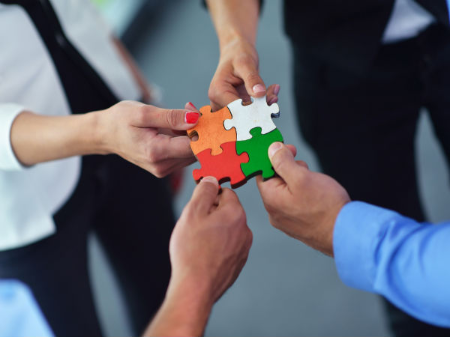
#> input picture rotate/12_450.png, 450 x 337 px
$ python im_rotate.py
#> lines starting #> are read from the running program, lines starting #| are printed output that depends on the picture
import cv2
import numpy as np
import time


def avg(img):
    d = 0
    h, w = img.shape[:2]
    vis0 = np.zeros((h, w), np.float32)
    vis0[:h, :w] = img
    for i in vis0:
        d += sum(i)

    return d/(32*16)

def getHighestValue(nsI,ssI,wsI,esI):
    n = avg(nsI)
    s = avg(ssI)
    w = avg(wsI)
    e = avg(esI)
    return max([n,s,w,e])

def imageRotation(gI, sI):
    height, width = sI.shape[:2] # 这里重现，遇到问题，是按照算法原理理解而修改的。
    if width == height:
        nsI = sI[0: width, 0:int(height/2)]
        ssI = sI[0: width, int(height/2): height]
        wsI = sI[0: int(width / 2), 0: height]
        esI = sI[int(width / 2): width, 0: height] # 这里论文有误。
        highestMean = getHighestValue(nsI,ssI,wsI,esI)
        if highestMean == avg(nsI):
            sI = np.rot90(sI, 2)
        elif highestMean == avg(wsI):
            sI = np.rot90(sI, 3)
        elif highestMean == avg(esI):
            sI = np.rot90(sI)

    else:
        if width < height:
            sI = np.rot90(sI, 1)
        nsI = sI[0: width, 0: int(height / 2)]
        ssI = sI[0: width, int(height / 2): height]
        if avg(nsI) < avg(ssI): # 符号问题
            sI = np.rot90(sI, 2)
    return sI


def pHashBase(imgfile):
    img_list = []
    # 加载并调整图片为32x32灰度图片
    img0 = cv2.imread(imgfile, 0)

    img = cv2.resize(img0, (32, 32), interpolation=cv2.INTER_CUBIC)

    # 旋转图像
    img = imageRotation(img0, img)

    # cv2.imwrite('c.jpg', img)

    # 创建二维列表
    h, w = img.shape[:2]
    vis0 = np.zeros((h, w), np.float32)
    vis0[:h, :w] = img  # 填充数据

    # 二维Dct变换
    vis1 = cv2.dct(vis0)
    cv2.imwrite('a.jpg', vis0) # 保存原始压缩图片
    cv2.imwrite('b.jpg', vis1) # 保存频率图片
    # vis1.resize(32, 32)

    # 裁切图像
    vis1 = vis1[0:12, 0:12]

    # 把二维list变成一维list
    img_list = vis1.flatten()

    # 计算均值
    avg = sum(img_list) * 1. / len(img_list)
    avg_list = ['0' if i > avg else '1' for i in img_list]

    # 得到哈希值
    return ''.join(['%x' % int(''.join(avg_list[x:x + 1]), 2) for x in range(0, 12 * 12, 1)])

def hammingDistPro(s1, s2):
    # assert len(s1) == len(s2)
    return 1 - sum([ch1 != ch2 for ch1, ch2 in zip(s1, s2)]) * 1. / (len(s1))


if __name__ == '__main__':

    time1 = time.time()
    HASH1 = pHashBase("rotate/12_450.png")
#> in pHashBase, `img0 = cv2.imread(imgfile, 0)`:
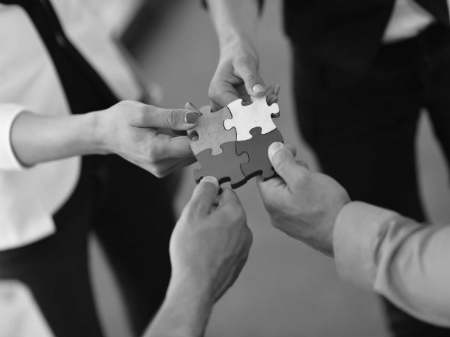
#> img0: shape (337, 450); min 6, max 248, mean 96.9
#> in pHashBase, `img = cv2.resize(img0, (32, 32), interpolation=cv2.INTER_CUBIC)`:
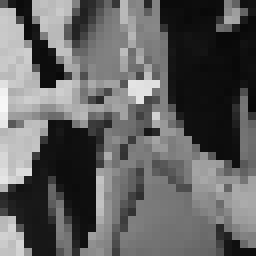
#> img: shape (32, 32) (shown 8 times larger); min 8, max 247, mean 96.9
#> in getHighestValue, `n = avg(nsI)`: n = 110.2
#> in getHighestValue, `s = avg(ssI)`: s = 83.64
#> in getHighestValue, `w = avg(wsI)`: w = 96.51
#> in getHighestValue, `e = avg(esI)`: e = 97.38
#> in imageRotation, `highestMean = getHighestValue(nsI,ssI,wsI,esI)`: highestMean = 110.2
#> in pHashBase, `cv2.imwrite('b.jpg', vis1)`:
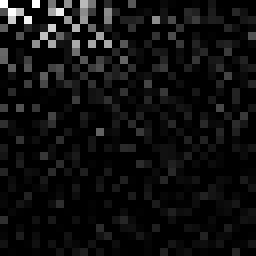
#> saved as b.jpg: shape (32, 32) (shown 8 times larger); min 0, max 255, mean 15.4
#> in pHashBase, `img_list = vis1.flatten()`: img_list = 144 values, max 3102.2 at index 0, min -582.3 at index 1, mean 15.88
#> in pHashBase, `avg = sum(img_list) * 1. / len(img_list)`: avg = 15.88
#> in pHashBase, `avg_list = ['0' if i > avg else '1' for i in img_list]`: avg_list = 144 items, first 6: '0', '1', '1', '1', '0', '1'
    HASH2 = pHashBase("rotate/12_450.png_270.png")
#> call 2 of pHashBase, with imgfile = 'rotate/12_450.png_270.png'
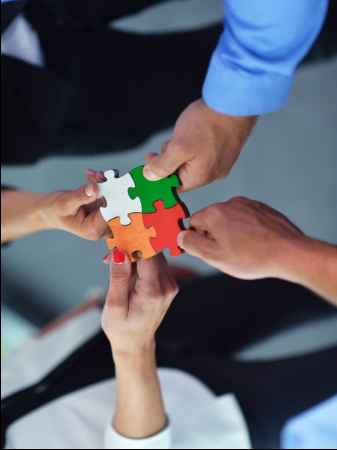
#> input picture rotate/12_450.png_270.png, 337 x 450 px
#> in pHashBase (call 2), `img0 = cv2.imread(imgfile, 0)`:
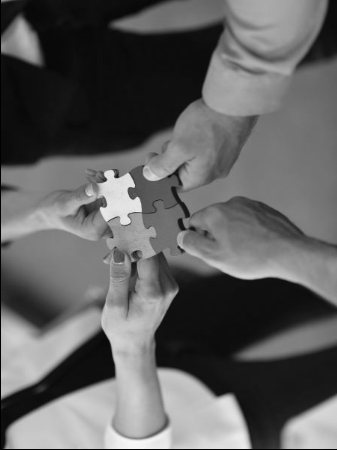
#> img0: shape (450, 337); min 0, max 248, mean 96.5
#> in pHashBase (call 2), `img = cv2.resize(img0, (32, 32), interpolation=cv2.INTER_CUBIC)`:
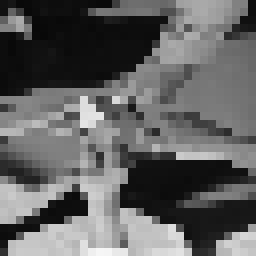
#> img: shape (32, 32) (shown 8 times larger); min 8, max 246, mean 97.1
#> in imageRotation (call 2), `highestMean = getHighestValue(nsI,ssI,wsI,esI)`: highestMean = 110.6
#> in imageRotation (call 2), `sI = np.rot90(sI)`:
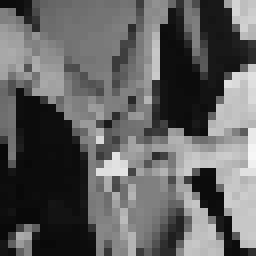
#> sI: shape (32, 32) (shown 8 times larger); min 8, max 246, mean 97.1
#> in pHashBase (call 2), `img_list = vis1.flatten()`: img_list = 144 values, max 3108.8 at index 0, min -591.7 at index 1, mean 16.1
#> in pHashBase (call 2), `avg = sum(img_list) * 1. / len(img_list)`: avg = 16.1
    n = hammingDistPro(HASH1, HASH2)
#> n = 0.958
    print('感知哈希算法相似度：', n, "-----time=", (time.time() - time1))
